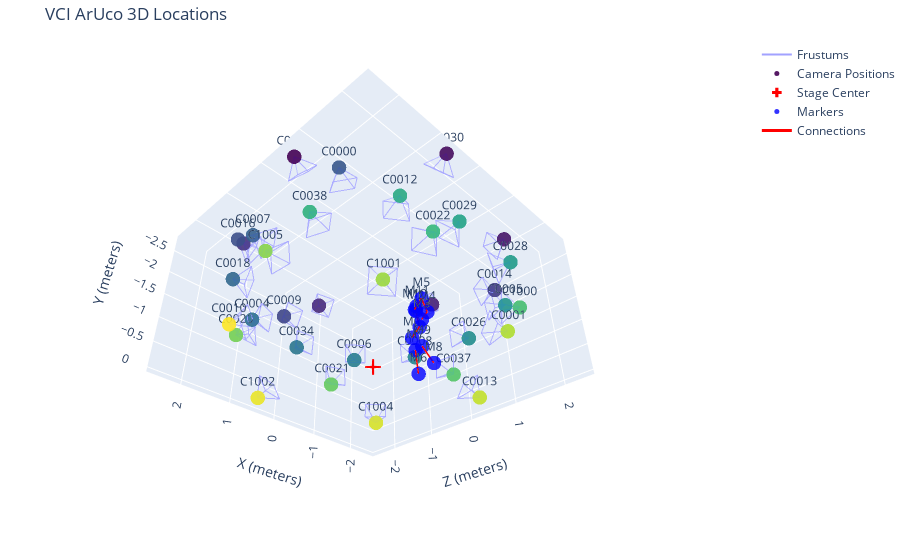

The notebook cell this image was saved under:
### Code cell
fig = go.Figure()
fig = add_cameras_to_fig(fig, my_cameras, scale=0.2)
fig = add_markers_to_fig(fig, marker_positions_over_time)
fig = add_skeleton_to_fig(fig, marker_positions_over_time, [(0,1),(1,2),(2,11),(3,4),(4,5),(5,11),(6,7),(8,9),(10,11)])
fig.update_layout(
    title="VCI ArUco 3D Locations",
    scene=dict(
        xaxis_title='X (meters)',
        yaxis_title='Y (meters)',
        zaxis_title='Z (meters)',
        aspectmode='data',
        camera=dict(
            up=dict(x=0, y=-1, z=0),   # Sets the Z-axis to point 'up'
            eye=dict(x=1.5, y=1.5, z=1.5) # Initial camera position
        )
    ),
    margin=dict(l=0, r=0, b=0, t=40)
)
fig.show()

### Figure 1 — Plotly figure (JSON) as saved in the notebook; plotly's stock layout.template omitted (floating-point values rounded to 4 significant figures; data arrays with more than 128 entries replaced by an {"elided": "..."} marker saying what was removed)
{"data": [{"hoverinfo": "none", "line": {"color": "rgba(100, 100, 255, 0.6)", "width": 2}, "mode": "lines", "name": "Frustums", "type": "scatter3d", "x": {"elided": "612 float values"}, "y": {"elided": "612 float values"}, "z": {"elided": "612 float values"}}, {"marker": {"color": [0, 1, 2, 3, 4, 5, 6, 7, 8, 9, 10, 11, 12, 13, 14, 15, 16, 17, 18, 19, 20, 21, 22, 23, 24, 25, 26, 27, 28, 29, 30, 31, 32, 33], "colorscale": [[0, "#440154"], [0.1111, "#482878"], [0.2222, "#3e4989"], [0.3333, "#31688e"], [0.4444, "#26828e"], [0.5556, "#1f9e89"], [0.6667, "#35b779"], [0.7778, "#6ece58"], [0.8889, "#b5de2b"], [1, "#fde725"]], "opacity": 0.9, "size": 5}, "mode": "markers+text", "name": "Camera Positions", "text": ["C0025", "C0030", "C0024", "C0019", "C0031", "C0039", "C0014", "C0009", "C0016", "C0000", "C0007", "C0018", "C0004", "C0034", "C0006", "C0008", "C0026", "C0005", "C0028", "C0029", "C0012", "C0038", "C0022", "C1000", "C0037", "C0021", "C0020", "C1005", "C1001", "C0001", "C0013", "C1004", "C1002", "C0010"], "textposition": "top center", "type": "scatter3d", "x": [2.407, 0.7022, -1.721, -2.42, -0.7106, 1.705, -2.224, 0.1083, 2.207, 2.092, 2.458, 2.009, 1.006, -0.263, -1.46, -2.27, -2.475, -2.018, -1.02, 0.387, 1.447, 2.169, 1.057, -1.442, -2.507, -1.069, 1.428, 2.489, 1.523, -0.7334, -2.256, -1.807, 0.5726, 2.374], "y": [-2.733, -2.725, -2.729, -2.739, -2.752, -2.739, -2.136, -2.139, -2.131, -2.135, -1.525, -1.528, -1.528, -1.537, -1.537, -1.529, -1.533, -1.526, -1.52, -1.516, -1.525, -1.519, -0.8994, -0.8991, -0.9062, -0.9107, -0.9005, -0.9048, -0.08723, -0.0498, -0.05649, -0.1214, -0.08106, -0.0766], "z": [0.5849, 2.393, 1.809, -0.5797, -2.376, -1.806, 1.148, -2.493, -1.145, 1.35, -0.2539, -1.453, -2.263, -2.468, -2.013, -1.014, 0.2498, 1.451, 2.257, 2.284, 2.008, 0.8023, 2.269, 2.058, -0.225, -2.275, -2.056, 0.2143, 1.708, 2.181, 0.5045, -1.714, -2.416, -0.709]}, {"marker": {"color": "red", "size": 8, "symbol": "cross"}, "mode": "markers", "name": "Stage Center", "type": "scatter3d", "x": [0], "y": [0], "z": [0]}, {"marker": {"color": "blue", "opacity": 0.8, "size": 5}, "mode": "markers+text", "name": "Markers", "text": ["M0", "M1", "M2", "M3", "M4", "M5", "M6", "M7", "M8", "M9", "M10", "M11"], "type": "scatter3d", "x": [-0.8688, -0.9651, -0.8738, -0.5794, -0.701, -0.6743, -0.866, -0.7516, -0.8151, -0.7078, -0.6924, -0.729], "y": [-0.8906, -1.111, -1.419, -0.9183, -1.121, -1.447, -0.1068, -0.51, -0.1426, -0.4902, -1.299, -1.388], "z": [0.1342, 0.2454, 0.2533, 0.6262, 0.6616, 0.5691, 0.2497, 0.3036, 0.6429, 0.4967, 0.3828, 0.3908]}, {"connectgaps": false, "line": {"color": "red", "width": 3}, "mode": "lines", "name": "Connections", "type": "scatter3d", "x": [-0.8688, -0.9651, null, -0.9651, -0.8738, null, -0.8738, -0.729, null, -0.5794, -0.701, null, -0.701, -0.6743, null, -0.6743, -0.729, null, -0.866, -0.7516, null, -0.8151, -0.7078, null, -0.6924, -0.729, null], "y": [-0.8906, -1.111, null, -1.111, -1.419, null, -1.419, -1.388, null, -0.9183, -1.121, null, -1.121, -1.447, null, -1.447, -1.388, null, -0.1068, -0.51, null, -0.1426, -0.4902, null, -1.299, -1.388, null], "z": [0.1342, 0.2454, null, 0.2454, 0.2533, null, 0.2533, 0.3908, null, 0.6262, 0.6616, null, 0.6616, 0.5691, null, 0.5691, 0.3908, null, 0.2497, 0.3036, null, 0.6429, 0.4967, null, 0.3828, 0.3908, null]}], "layout": {"margin": {"b": 0, "l": 0, "r": 0, "t": 40}, "scene": {"aspectmode": "data", "camera": {"eye": {"x": 1.5, "y": 1.5, "z": 1.5}, "up": {"x": 0, "y": -1, "z": 0}}, "xaxis": {"title": {"text": "X (meters)"}}, "yaxis": {"title": {"text": "Y (meters)"}}, "zaxis": {"title": {"text": "Z (meters)"}}}, "title": {"text": "VCI ArUco 3D Locations"}}}
